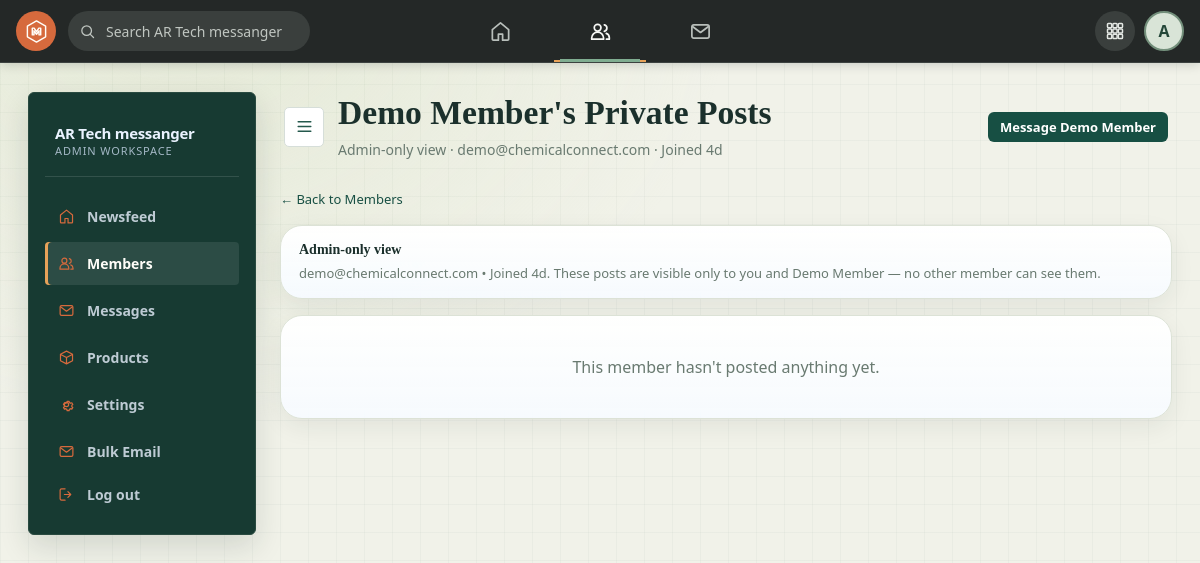
Screenshot of /admin/user_detail.php?id=2 (signed in) with the database file from the repository.
### tables this page shows
CREATE TABLE users (
  id          INT AUTO_INCREMENT PRIMARY KEY,
  name        VARCHAR(100)  NOT NULL,
  email       VARCHAR(150)  NOT NULL UNIQUE,
  password    VARCHAR(255)  NOT NULL,
  role        ENUM('admin','user') NOT NULL DEFAULT 'user',
  avatar      VARCHAR(255)  DEFAULT NULL,
  cover_photo VARCHAR(255)  DEFAULT NULL,
  status      ENUM('active','blocked') NOT NULL DEFAULT 'active',
  created_at  TIMESTAMP     NOT NULL DEFAULT CURRENT_TIMESTAMP
);

### includes/functions.php (called while the page is built, shortened)
<?php
function e($str): string
{
    return htmlspecialchars((string)$str, ENT_QUOTES, 'UTF-8');
}
function timeAgo(string $datetime): string
{
    $timestamp = strtotime($datetime);
    $diff = time() - $timestamp;
    if ($diff < 604800) return floor($diff / 86400) . 'd';
    return date('M j, Y', $timestamp);
}
    ?>

### admin/user_detail.php (the view, shortened to what this page needs)
<?php
require_once __DIR__ . '/../includes/init.php';
$targetId = (int)($_GET['id'] ?? 0);
$userStmt = $pdo->prepare("SELECT * FROM users WHERE id = ? AND role = 'user'");
$userStmt->execute([$targetId]);
$member = $userStmt->fetch();
$postsStmt = $pdo->prepare("
    SELECT id, content, media_path, media_type, created_at, 'private' AS post_type
    FROM user_posts
    WHERE user_id = ?
    UNION ALL
    SELECT id, content, media_path, media_type, created_at, 'legacy_private' AS post_type
    FROM admin_posts
    WHERE admin_id = ?
    ORDER BY created_at DESC
");
$postsStmt->execute([$targetId, $targetId]);
$posts = $postsStmt->fetchAll();
require __DIR__ . '/../includes/header.php';
require __DIR__ . '/../includes/navbar.php';
?>
<div class="admin-shell">
  <?php require __DIR__ . '/../includes/admin_sidebar.php'; ?>
  <main class="admin-main">
    <div class="dashboard-header">
      <button class="admin-sidebar-toggle" type="button" aria-controls="adminSidebar" aria-expanded="true" aria-label="Hide navigation" title="Hide navigation">
        <svg viewBox="0 0 24 24" aria-hidden="true"><path d="M4 6h16M4 12h16M4 18h16"/></svg>
      </button>
      <div>
        <h1><?php echo e($member['name']); ?>'s Private Posts</h1>
        <p>Admin-only view · <?php echo e($member['email']); ?> · Joined <?php echo timeAgo($member['created_at']); ?></p>
      </div>
      <a class="btn btn-sm btn-primary" href="messages.php?with=<?php echo $member['id']; ?>">Message <?php echo e($member['name']); ?></a>
    </div>
    <a href="users.php" style="font-size:13px;">&larr; Back to Members</a>
    <div class="card notice-card" style="margin-bottom:16px;">
      <h4>Admin-only view</h4>
      <p><?php echo e($member['email']); ?> &bull; Joined <?php echo timeAgo($member['created_at']); ?>. These posts are visible only to you and <?php echo e($member['name']); ?> &mdash; no other member can see them.</p>
    </div>
    <?php if (empty($posts)): ?>
      <div class="card empty-state">This member hasn't posted anything yet.</div>
    <?php endif; ?>
  </div>
  <?php require __DIR__ . '/../includes/footer.php'; ?>

### rows the page displays
users: name "Demo Member", email "demo@chemicalconnect.com", created_at "4d"

### other values shown
substr(currentUserName(), 0, 1) "A"
